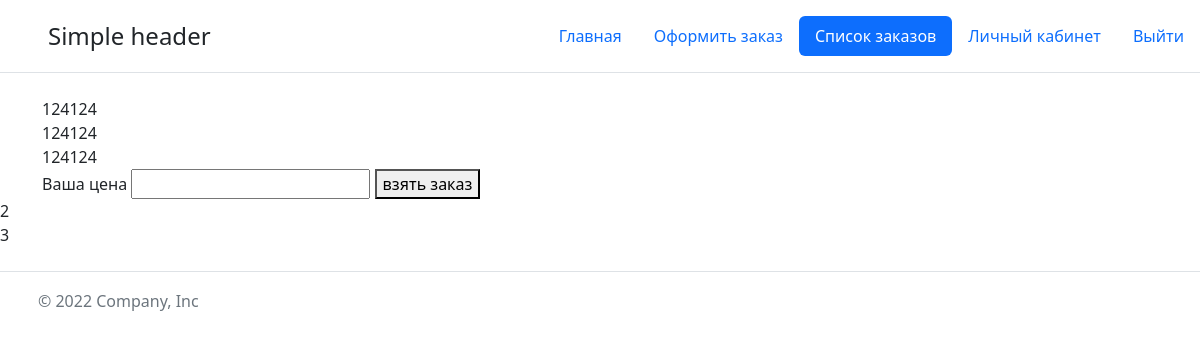
Screenshot of /order/list (signed in) with the database file from the repository.
### main/models.py (models this page shows)
class Order(models.Model):
    company = models.ForeignKey(User, on_delete=models.PROTECT, related_name='order_author')
    company_name = models.CharField(max_length=100)
    address_city = models.CharField(max_length=50)
    address_street = models.CharField(max_length=100, blank=True, null=True)
    full_address = models.CharField(max_length=150)
    address_city_to = models.CharField(max_length=50)
    address_street_to = models.CharField(max_length=100, blank=True, null=True)
    full_address_to = models.CharField(max_length=150)
    price = models.DecimalField(verbose_name='Стоимость', max_digits=19, decimal_places=0, blank=True, null=True)
    carrier = models.ForeignKey('Order_wait_list', on_delete=models.SET_NULL, related_name='order_carrier',
                                   blank=True, null=True,)
    is_complete = models.BooleanField(default=False, blank=True, null=True)
    is_payments = models.BooleanField(default=False, blank=True, null=True)
    data = models.DateTimeField(auto_now_add=True, blank=True, null=True)
    data_update = models.DateTimeField(auto_now=True, blank=True, null=True)
    is_hidden = models.BooleanField(default=False, verbose_name='Скрыт от пользователя (думает что удален!)')
    def __str__(self):
        return f'{self.id}'

### main/views.py (the view)
# urls.py: path('order/list', views.order_list, name='order_list'),
def order_list(request):
    paginate_by = 2
    p = Order.objects.all().order_by('-id').exclude(company=request.user).exclude(
        order_in_w_list__carrier=request.user).exclude(is_hidden=True)
    paginator = Paginator(p, paginate_by)
    page_number = request.GET.get('page')
    page_obj = paginator.get_page(page_number)
    page_paginator = page_obj.has_other_pages()
    if not request.user.is_authenticated:
        messages.warning(request, f'Вам необходимо зарегистрироваться!')
        return redirect('login')
    if not request.user.is_carrier or not request.user.is_verified:
        messages.warning(request, f'Вы не являетесь перевозчиком!')
        return redirect('home')
    if request.method == 'POST':
        form = Add_Carrier_Order(request.POST)
        if form.is_valid():
            form.save()
            messages.success(request, f'Заявка оставлена!')
            return redirect('order_list')
        else:
            messages.warning(request, f'Ошибочка повторите попытку!')
            form = Add_Carrier_Order(request.POST)
            return render(request, 'main/order_list.html', {'title': 'Список заказов',
                                                            'active_order_list': 'active',
                                                            'page_obj': page_obj,
                                                            'page_paginator': page_paginator,
                                                            'form': form})
    else:
        form = Add_Carrier_Order()
    return render(request, 'main/order_list.html', {'title': 'Список заказов',
                                                    'active_order_list': 'active',
                                                    'page_obj': page_obj,
                                                    'page_paginator': page_paginator,
                                                    'form': form,
                                                    'query': p})

### main/forms.py
class Add_Carrier_Order(forms.ModelForm):
    queryset_o = Order.objects.all().filter()
    queryset_c = User.object.all().filter()
    order = forms.ModelChoiceField(queryset=queryset_o, widget=forms.HiddenInput())
    carrier = forms.ModelChoiceField(queryset=queryset_c, widget=forms.HiddenInput())
    carrier_price = forms.DecimalField(label='Ваша цена', max_digits=19, decimal_places=0)
    def __init__(self, *args, **kwargs):
        super(Add_Carrier_Order, self).__init__(*args, **kwargs)
        self.fields['order'].widget.attrs.update({
            'value': '{{item}}'
        })
    class Meta:
        model = Order_wait_list
        fields = ('order', 'carrier', 'carrier_price')

### main/templates/main/order_list.html (shortened to what this page needs)
{% extends 'main/base.html' %}
{% block content %}
{%for item in page_obj%}
<div class="container">
    <div class="wrapper">
        <ul>
            <li>{{item.full_address}}</li>
            <li>{{item.full_address_to}}</li>
            <li>{{item.price}}</li>
            <form action="#" method="post">
                {{form.carrier_price.label}}
                {{form.carrier_price}}
                <button id="submit_carrier_order" type="submit">взять заказ</button>
            </form>
        </ul>
    </div>
</div>
<p>{{item.company_id}}</p>
<p>{{item}}</p>
{%endfor%}
{% endblock %}

### main/static/main/css/styles.css (style rules this page uses)
* { box-sizing: border-box; }
p { margin: 0; }
ul, li { display: block; padding: 0; margin: 0; }
.container { width: 1170px; margin: 0 auto; }

### rows the page displays
Order: full_address "124124", full_address_to "124124", price "124124", carrier_price.label "Ваша цена", company_id "2", id "3"
